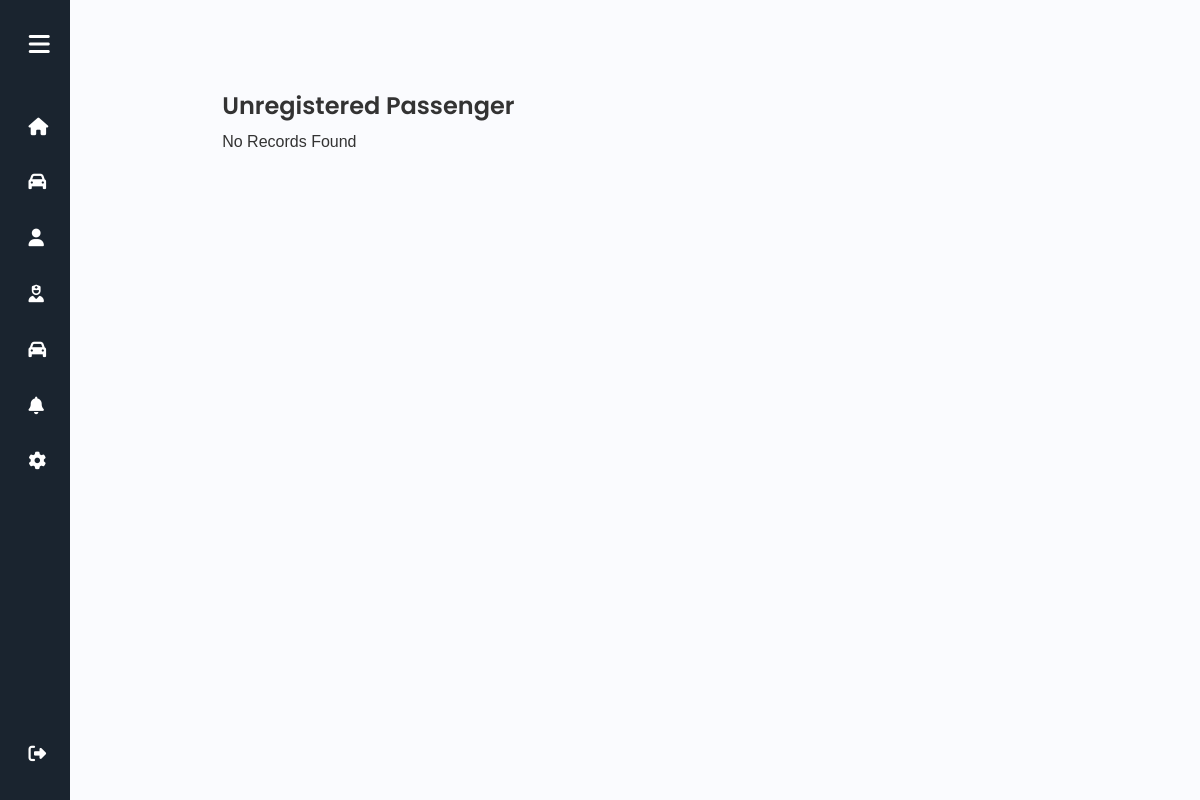
/CallOperator/backend/CalloperatorPassenger.php, run on an earlier commit of the app's database.
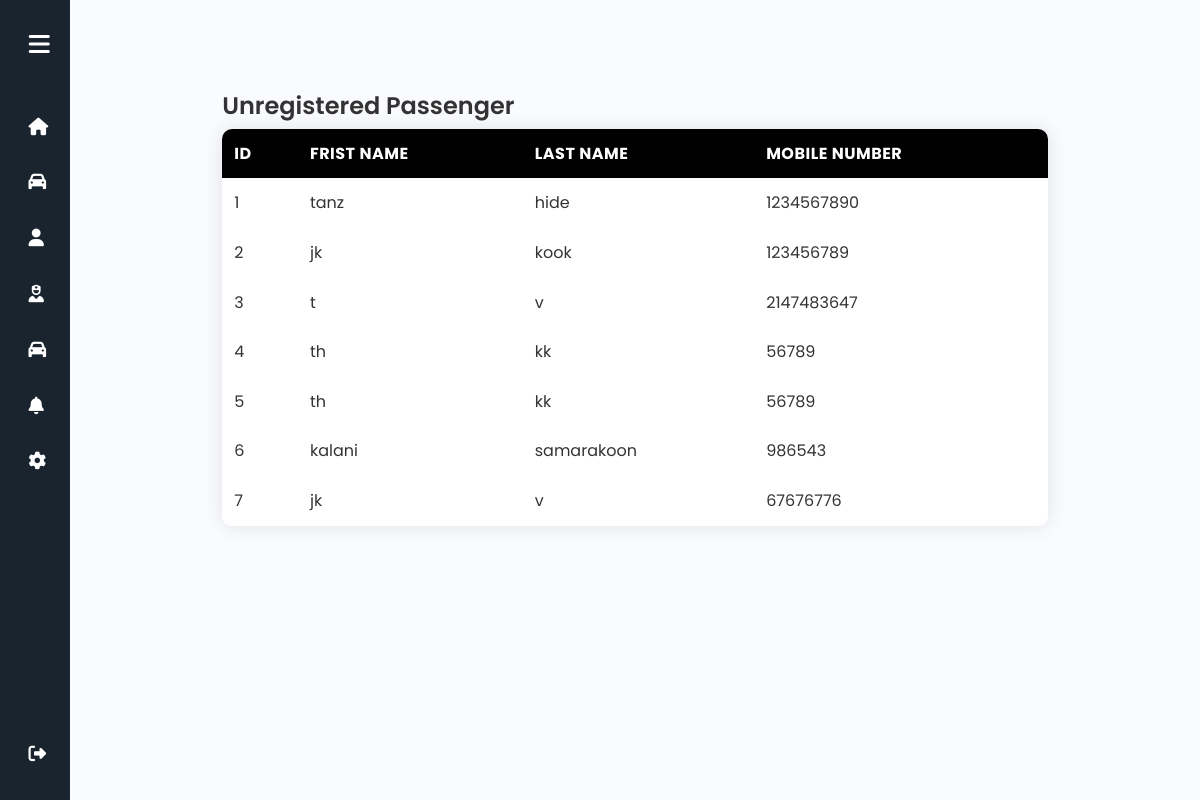
And on a later commit of the database.
### tables this page shows
CREATE TABLE `unregpassengers` (
  `unregPassengerID` int(20) NOT NULL,
  `firstName` varchar(255) DEFAULT NULL,
  `lastName` varchar(255) DEFAULT NULL,
  `mobilenumber` int(11) DEFAULT NULL
);

### CallOperator/backend/CalloperatorPassenger.php (the view, shortened to what this page needs)
<!DOCTYPE html>
<html lang="en">
  <head>
    <link
      rel="stylesheet"
      href="https://cdnjs.cloudflare.com/ajax/libs/font-awesome/6.5.1/css/all.min.css"
    />
    <link
      href="https://cdn.jsdelivr.net/npm/bootstrap@5.3.0-alpha3/dist/css/bootstrap.min.css"
      rel="stylesheet"
    />
    <link rel="stylesheet" href="Sass/CalloperatorPassenger.min.css" />
  </head>
  <body>
    <div class="wrapper">
      <aside class="sidebar">
        <div class="d-flex">
          <button class="toggle-btn" type="button">
            <i class="fas fa-bars"></i>
          </button>
        </div>
        <ul class="sidebar-nav">
          <li class="sidebar-item">
            <a href="CalloperatorHome.php" class="sidebar-link">
              <i class="fas fa-home"></i>
            </a>
          </li>
          <li class="sidebar-item">
            <a href="CalloperatorRide.php" class="sidebar-link">
              <i class="fas fa-car"></i>
            </a>
          </li>
          <li class="sidebar-item">
            <a href="CalloperatorPassenger.php" class="sidebar-link">
              <i class="fas fa-user"></i>
            </a>
          </li>
          <li class="sidebar-item">
            <a href="CalloperatorDriver.php" class="sidebar-link">
            <i class="fa-solid fa-user-nurse"></i>
            </a>
          </li>
          <li class="sidebar-item">
            <a href="RideStatusUpdate.php" class="sidebar-link">
              <i class="fas fa-car"></i>
            </a>
          </li>
          <li class="sidebar-item">
            <a href="#" class="sidebar-link">
              <i class="fas fa-bell"></i>
            </a>
          </li>
          <li class="sidebar-item">
            <a href="#" class="sidebar-link">
              <i class="fas fa-cog"></i>
            </a>
          </li>
        </ul>
        <div class="sidebar-footer">
          <a href="../callOperator.html" class="sidebar-link">
            <i class="fas fa-right-from-bracket"></i>
          </a>
        </div>
      </aside>
      <div class="main p-4">
        <br><br>
        <?php
          $servername = "localhost";
          $username = "root";
          $password = "";
          $dbname="citytaxi";
          $conn = mysqli_connect($servername,$username,$password,$dbname);
        ?>
        <div class="tableContent">
            <h1>Unregistered Passenger</h1>
            <?php
                $sql="SELECT * FROM unregpassengers";
                $result=mysqli_query($conn,$sql);
                if(mysqli_num_rows($result)>0){
              ?>
            <table>
                <thead>
                    <tr>
                    <th>ID</th>
                    <th>Frist Name</th>
                    <th>Last Name</th>
                    <th>Mobile Number</th>
                    </tr>
                    <?php
                      while($row=mysqli_fetch_array($result)){
                    ?>
                </thead>
                <tbody>
                <tr>
                  <td data-label="#"><?php echo $row["unregPassengerID"];?></td>
                  <td data-label="#"><?php echo $row["firstName"];?></td>
                  <td data-label="#"><?php echo $row["lastName"];?></td>
                  <td data-label="#"><?php echo $row["mobilenumber"];?></td>
                </tr>
                <?php
                  }
                ?>
                </tbody>
            </table>
            <?php
              }
              else{
                echo "No Records Found";
              }
            ?>
        </div>
      </div>
    </div>
  </body>
</html>

What changed in the data, as far as the page shows it:
added unregpassengers: unregPassengerID "1", firstName "tanz", lastName "hide", mobilenumber "1234567890"
added unregpassengers: unregPassengerID "2", firstName "jk", lastName "kook", mobilenumber "123456789"
added unregpassengers: unregPassengerID "3", firstName "t", lastName "v", mobilenumber "2147483647"
added unregpassengers: unregPassengerID "4", firstName "th", lastName "kk", mobilenumber "56789"
added unregpassengers: unregPassengerID "5", firstName "th", lastName "kk", mobilenumber "56789"
added unregpassengers: unregPassengerID "6", firstName "kalani", lastName "samarakoon", mobilenumber "986543"
added unregpassengers: unregPassengerID "7", firstName "jk", lastName "v", mobilenumber "67676776"
Also different on the page:
text no longer shown: "No Records Found"
text now shown: "ID FRIST NAME LAST NAME MOBILE NUMBER"
